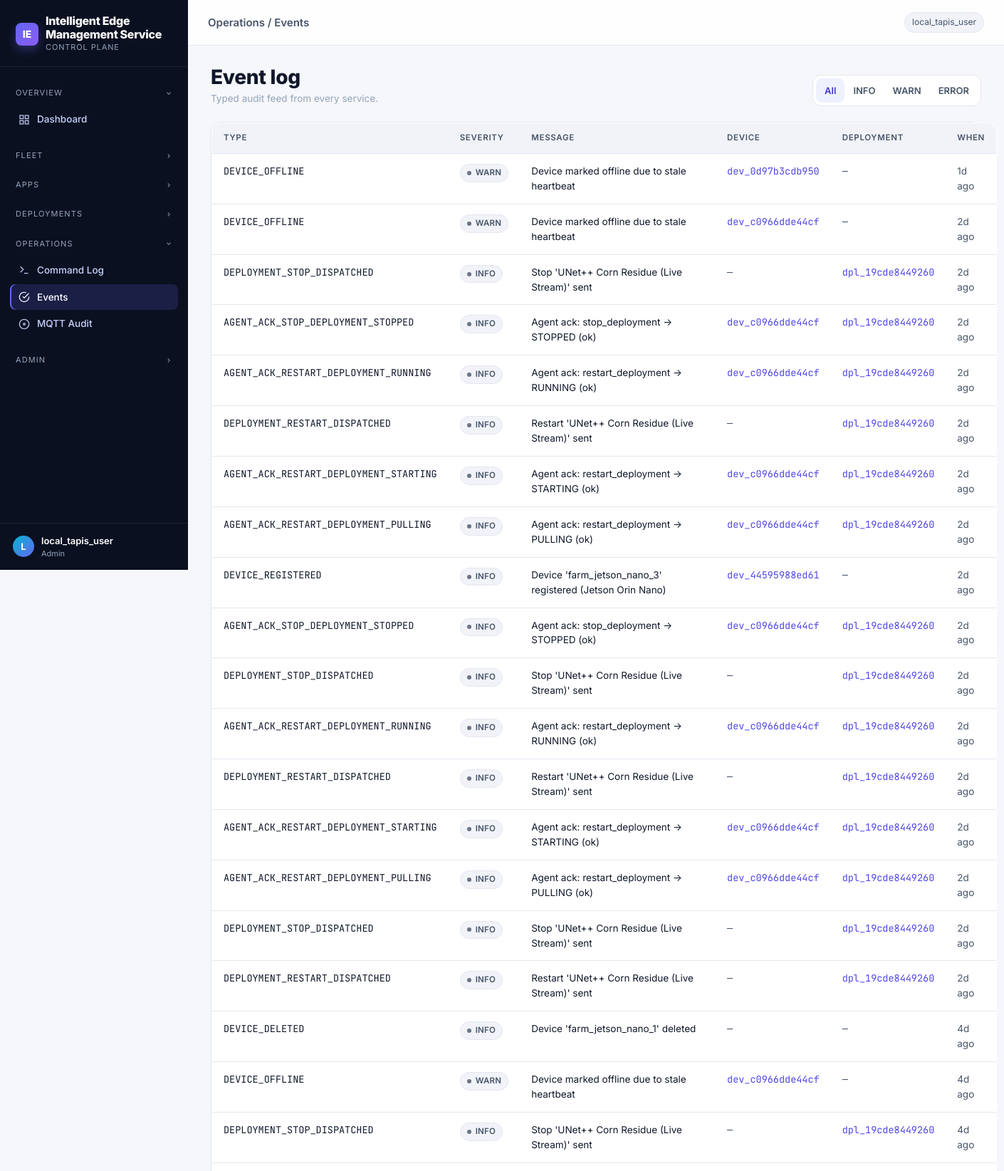
Page /operations/events (upper part) on the committed database.
### tables this page shows
CREATE TABLE users (
    tapis_username  TEXT PRIMARY KEY,
    display_name    TEXT,
    email           TEXT,
    role            TEXT NOT NULL DEFAULT 'operator',  -- operator | researcher | admin
    status          TEXT NOT NULL DEFAULT 'active',
    created_at      TEXT NOT NULL,
    updated_at      TEXT NOT NULL
);

CREATE TABLE events (
    id                       INTEGER PRIMARY KEY AUTOINCREMENT,
    owner_tapis_username     TEXT,
    device_uid               TEXT,
    deployment_uid           TEXT,
    event_type               TEXT NOT NULL,
    severity                 TEXT NOT NULL DEFAULT 'INFO',  -- DEBUG | INFO | WARN | ERROR
    message                  TEXT,
    payload_json             TEXT,
    created_at               TEXT NOT NULL,
    FOREIGN KEY (device_uid)     REFERENCES devices(device_uid)         ON DELETE SET NULL,
    FOREIGN KEY (deployment_uid) REFERENCES deployments(deployment_uid) ON DELETE SET NULL
);

### app/routes/web/operations.py (the view)
@router.get("/operations/events", response_class=HTMLResponse, name="operations_events")
def events(request: Request, limit: int = 200, severity: str = ""):
    owner = current_username(request)
    return templates.TemplateResponse(
        "operations/events.html",
        {
            "request": request,
            "user": owner,
            "active_nav": "ops_events",
            "events": events_repo.for_owner(owner, limit=limit, severity=severity or None),
            "severity": severity,
        },
    )

### app/templates/operations/events.html (shortened to what this page needs)
{% extends "_layout/base.html" %}
{% block topbar_title %}Operations / Events{% endblock %}
{% block content %}
<div class="page-header">
  <div>
    <div class="page-header__title"><h1>Event log</h1></div>
    <div class="page-header__subtitle">Typed audit feed from every service.</div>
  </div>
  <div class="tabs">
    {% for s in ['', 'INFO','WARN','ERROR'] %}
      <a class="tab {% if severity == s %}is-active{% endif %}" href="/operations/events?severity={{ s }}">{{ s or 'All' }}</a>
    {% endfor %}
  </div>
</div>
<div class="card">
  <table class="table">
    <thead><tr><th>Type</th><th>Severity</th><th>Message</th><th>Device</th><th>Deployment</th><th>When</th></tr></thead>
    <tbody>
      {% for e in events %}
        <tr>
          <td class="mono small">{{ e.event_type }}</td>
          <td><span class="badge {{ badge_class(e.severity) }}">{{ e.severity }}</span></td>
          <td class="small">{{ e.message }}</td>
          <td class="mono tiny text-soft">{% if e.device_uid %}<a href="/devices/{{ e.device_uid }}">{{ e.device_uid }}</a>{% else %}—{% endif %}</td>
          <td class="mono tiny text-soft">{% if e.deployment_uid %}<a href="/deployments/{{ e.deployment_uid }}">{{ e.deployment_uid }}</a>{% else %}—{% endif %}</td>
          <td class="small text-soft">{{ e.created_at | relative }}</td>
        </tr>
      {% else %}
        <tr><td colspan="6"><span class="text-mute small">No events yet.</span></td></tr>
      {% endfor %}
    </tbody>
  </table>
</div>
{% endblock %}

### app/templates/_layout/sidebar.html (shortened to what this page needs)
<aside class="sidebar">
  <div class="sidebar__brand">
    <div class="sidebar__brand-logo">IE</div>
    <div>
      <div class="sidebar__brand-title">Intelligent Edge Management Service</div>
      <div class="sidebar__brand-sub">Control Plane</div>
    </div>
  </div>
  <nav class="sidebar__nav">
    <div class="nav-group is-open" data-group="overview" data-default-open="true">
      <div class="nav-group__header">
        <span>Overview</span>
        <svg class="nav-group__chevron" width="10" height="10" viewBox="0 0 24 24" fill="none" stroke="currentColor" stroke-width="3"><path d="M9 6l6 6-6 6"/></svg>
      </div>
      <div class="nav-group__items">
        <a class="nav-link {% if active_nav == 'dashboard' %}is-active{% endif %}" href="/">
          <svg class="nav-link__icon" viewBox="0 0 24 24" fill="none" stroke="currentColor" stroke-width="2"><rect x="3" y="3" width="7" height="7"/><rect x="14" y="3" width="7" height="7"/><rect x="14" y="14" width="7" height="7"/><rect x="3" y="14" width="7" height="7"/></svg>
          Dashboard
        </a>
      </div>
    </div>
    <div class="nav-group" data-group="fleet">
      <div class="nav-group__header">
        <span>Fleet</span>
        <svg class="nav-group__chevron" width="10" height="10" viewBox="0 0 24 24" fill="none" stroke="currentColor" stroke-width="3"><path d="M9 6l6 6-6 6"/></svg>
      </div>
    </div>
    <div class="nav-group" data-group="apps">
      <div class="nav-group__header">
        <span>Apps</span>
        <svg class="nav-group__chevron" width="10" height="10" viewBox="0 0 24 24" fill="none" stroke="currentColor" stroke-width="3"><path d="M9 6l6 6-6 6"/></svg>
      </div>
    </div>
    <div class="nav-group" data-group="deployments">
      <div class="nav-group__header">
        <span>Deployments</span>
        <svg class="nav-group__chevron" width="10" height="10" viewBox="0 0 24 24" fill="none" stroke="currentColor" stroke-width="3"><path d="M9 6l6 6-6 6"/></svg>
      </div>
    </div>
    <div class="nav-group" data-group="ops">
      <div class="nav-group__header">
        <span>Operations</span>
        <svg class="nav-group__chevron" width="10" height="10" viewBox="0 0 24 24" fill="none" stroke="currentColor" stroke-width="3"><path d="M9 6l6 6-6 6"/></svg>
      </div>
      <div class="nav-group__items">
        <a class="nav-link {% if active_nav == 'ops_commands' %}is-active{% endif %}" href="/operations/commands">
          <svg class="nav-link__icon" viewBox="0 0 24 24" fill="none" stroke="currentColor" stroke-width="2"><polyline points="4 17 10 11 4 5"/><line x1="12" y1="19" x2="20" y2="19"/></svg>
          Command Log
        </a>
        <a class="nav-link {% if active_nav == 'ops_events' %}is-active{% endif %}" href="/operations/events">
          <svg class="nav-link__icon" viewBox="0 0 24 24" fill="none" stroke="currentColor" stroke-width="2"><path d="M22 11.08V12a10 10 0 1 1-5.93-9.14"/><polyline points="22 4 12 14.01 9 11.01"/></svg>
          Events
        </a>
        <a class="nav-link {% if active_nav == 'ops_mqtt' %}is-active{% endif %}" href="/operations/mqtt">
          <svg class="nav-link__icon" viewBox="0 0 24 24" fill="none" stroke="currentColor" stroke-width="2"><path d="M2 12a10 10 0 0 1 20 0"/><path d="M2 12a10 10 0 0 0 20 0"/><circle cx="12" cy="12" r="2"/></svg>
          MQTT Audit
        </a>
      </div>
    </div>
    {% if request.state.is_admin %}
    <div class="nav-group" data-group="admin">
      <div class="nav-group__header">
        <span>Admin</span>
        <svg class="nav-group__chevron" width="10" height="10" viewBox="0 0 24 24" fill="none" stroke="currentColor" stroke-width="3"><path d="M9 6l6 6-6 6"/></svg>
      </div>
    </div>
    {% endif %}
  </nav>
  <div class="sidebar__footer">
    <div class="sidebar__avatar">{{ (user or 'u')[0]|upper }}</div>
    <div class="sidebar__user">
      <div class="sidebar__user-name">{{ user or 'guest' }}</div>
      <div class="sidebar__user-role">{{ request.state.user_role }}</div>
    </div>
  </div>
</aside>

### rows in the picture
users: state.user_role "Admin"
events: event_type "DEVICE_OFFLINE", severity "WARN", message "Device marked offline due to stale heartbeat", device_uid "dev_0d97b3cdb950", created_at|relative "1d ago"
events: event_type "DEVICE_OFFLINE", severity "WARN", message "Device marked offline due to stale heartbeat", device_uid "dev_c0966dde44cf", created_at|relative "2d ago"
events: event_type "DEPLOYMENT_STOP_DISPATCHED", severity "INFO", message "Stop 'UNet++ Corn Residue (Live Stream)' sent", deployment_uid "dpl_19cde8449260", created_at|relative "2d ago"
events: event_type "AGENT_ACK_STOP_DEPLOYMENT_STOPPED", severity "INFO", message "Agent ack: stop_deployment → STOPPED (ok)", device_uid "dev_c0966dde44cf", deployment_uid "dpl_19cde8449260", created_at|relative "2d ago"
events: event_type "AGENT_ACK_RESTART_DEPLOYMENT_RUNNING", severity "INFO", message "Agent ack: restart_deployment → RUNNING (ok)", device_uid "dev_c0966dde44cf", deployment_uid "dpl_19cde8449260", created_at|relative "2d ago"
events: event_type "DEPLOYMENT_RESTART_DISPATCHED", severity "INFO", message "Restart 'UNet++ Corn Residue (Live Stream)' sent", deployment_uid "dpl_19cde8449260", created_at|relative "2d ago"
events: event_type "AGENT_ACK_RESTART_DEPLOYMENT_STARTING", severity "INFO", message "Agent ack: restart_deployment → STARTING (ok)", device_uid "dev_c0966dde44cf", deployment_uid "dpl_19cde8449260", created_at|relative "2d ago"
events: event_type "AGENT_ACK_RESTART_DEPLOYMENT_PULLING", severity "INFO", message "Agent ack: restart_deployment → PULLING (ok)", device_uid "dev_c0966dde44cf", deployment_uid "dpl_19cde8449260", created_at|relative "2d ago"
events: event_type "DEVICE_REGISTERED", severity "INFO", message "Device 'farm_jetson_nano_3' registered (Jetson Orin Nano)", device_uid "dev_44595988ed61", created_at|relative "2d ago"
events: event_type "AGENT_ACK_STOP_DEPLOYMENT_STOPPED", severity "INFO", message "Agent ack: stop_deployment → STOPPED (ok)", device_uid "dev_c0966dde44cf", deployment_uid "dpl_19cde8449260", created_at|relative "2d ago"
events: event_type "DEPLOYMENT_STOP_DISPATCHED", severity "INFO", message "Stop 'UNet++ Corn Residue (Live Stream)' sent", deployment_uid "dpl_19cde8449260", created_at|relative "2d ago"
events: event_type "AGENT_ACK_RESTART_DEPLOYMENT_RUNNING", severity "INFO", message "Agent ack: restart_deployment → RUNNING (ok)", device_uid "dev_c0966dde44cf", deployment_uid "dpl_19cde8449260", created_at|relative "2d ago"
events: event_type "DEPLOYMENT_RESTART_DISPATCHED", severity "INFO", message "Restart 'UNet++ Corn Residue (Live Stream)' sent", deployment_uid "dpl_19cde8449260", created_at|relative "2d ago"
events: event_type "AGENT_ACK_RESTART_DEPLOYMENT_STARTING", severity "INFO", message "Agent ack: restart_deployment → STARTING (ok)", device_uid "dev_c0966dde44cf", deployment_uid "dpl_19cde8449260", created_at|relative "2d ago"
events: event_type "AGENT_ACK_RESTART_DEPLOYMENT_PULLING", severity "INFO", message "Agent ack: restart_deployment → PULLING (ok)", device_uid "dev_c0966dde44cf", deployment_uid "dpl_19cde8449260", created_at|relative "2d ago"
events: event_type "DEPLOYMENT_STOP_DISPATCHED", severity "INFO", message "Stop 'UNet++ Corn Residue (Live Stream)' sent", deployment_uid "dpl_19cde8449260", created_at|relative "2d ago"
events: event_type "DEPLOYMENT_RESTART_DISPATCHED", severity "INFO", message "Restart 'UNet++ Corn Residue (Live Stream)' sent", deployment_uid "dpl_19cde8449260", created_at|relative "2d ago"
events: event_type "DEVICE_DELETED", severity "INFO", message "Device 'farm_jetson_nano_1' deleted", created_at|relative "4d ago"
events: event_type "DEVICE_OFFLINE", severity "WARN", message "Device marked offline due to stale heartbeat", device_uid "dev_c0966dde44cf", created_at|relative "4d ago"
events: event_type "DEPLOYMENT_STOP_DISPATCHED", severity "INFO", message "Stop 'UNet++ Corn Residue (Live Stream)' sent", deployment_uid "dpl_19cde8449260", created_at|relative "4d ago"

### other values in the picture
{{ (user or 'u')[0]|upper }} "L"
{{ user or 'guest' }} "local_tapis_user"
{{ s or 'All' }} "All" "INFO" "WARN" "ERROR"
